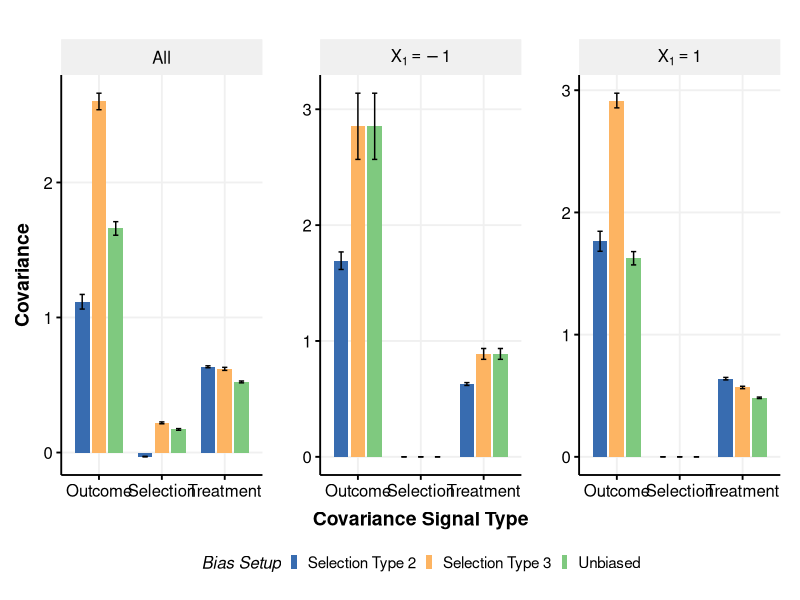
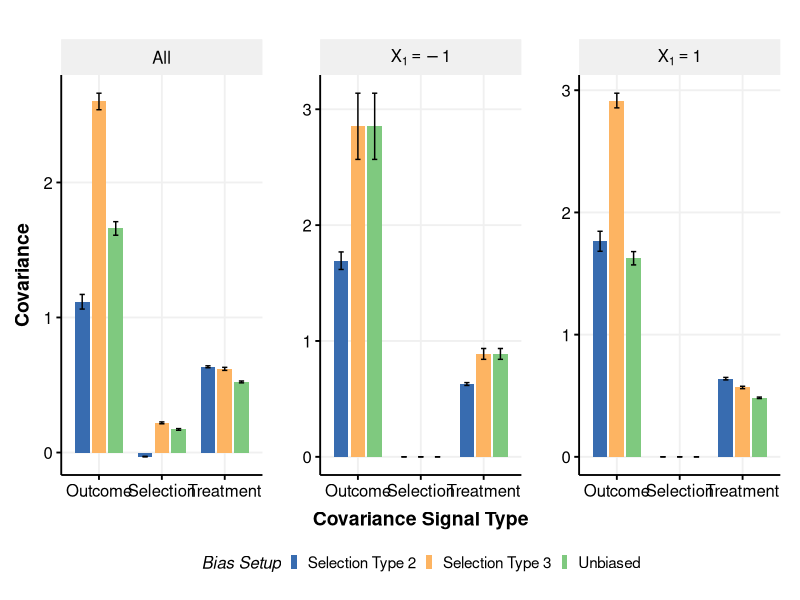

Generate these figures, in order, with R:
# Load necessary libraries
library(ggplot2)
library(dplyr)
library(tidyr)
library(gridExtra)
library(grid)
library(ggthemes)
library(scales)

# Define the custom theme and scale functions
theme_Publication <- function(base_size=14, base_family="sans") {
  (theme_foundation(base_size=base_size, base_family=base_family)
   + theme(plot.title = element_text(face = "bold",
                                     size = rel(1.2), hjust = 0.5),
           text = element_text(),
           panel.background = element_rect(colour = NA),
           plot.background = element_rect(colour = NA),
           panel.border = element_rect(colour = NA),
           axis.title = element_text(face = "bold",size = rel(1)),
           axis.title.y = element_text(angle=90,vjust =2),
           axis.title.x = element_text(vjust = -0.2),
           axis.text = element_text(), 
           axis.line = element_line(colour="black"),
           axis.ticks = element_line(),
           panel.grid.major = element_line(colour="#f0f0f0"),
           panel.grid.minor = element_blank(),
           legend.key = element_rect(colour = NA),
           legend.position = "bottom",
           legend.direction = "horizontal",
           legend.key.size= unit(0.2, "cm"),
           legend.spacing = unit(0, "cm"),
           legend.title = element_text(face="italic"),
           plot.margin=unit(c(10,5,5,5),"mm"),
           strip.background=element_rect(colour="#f0f0f0",fill="#f0f0f0"),
           strip.text = element_text(face="bold")
      ))
}

scale_fill_Publication <- function(...){
  discrete_scale("fill","Publication",manual_pal(values = c("#386cb0","#fdb462","#7fc97f","#ef3b2c","#662506","#a6cee3","#fb9a99","#984ea3","#ffff33")), ...)
}

scale_colour_Publication <- function(...){
  discrete_scale("colour","Publication",manual_pal(values = c("#386cb0","#fdb462","#7fc97f","#ef3b2c","#662506","#a6cee3","#fb9a99","#984ea3","#ffff33")), ...)
}

# Create a data frame with all results
data <- data.frame(
  bias_setup = rep(c("Unbiased", "Selection Type 2", "Selection Type 3"), each = 9),
  X1 = rep(rep(c("All", "X[1]==1", "X[1]==-1"), each = 3), 3),
  signal = rep(c("Outcome", "Treatment", "Selection"), 9),
  mean = c(
    # Unbiased
    1.6594, 0.5227, 0.1711,  # All
    1.6251, 0.4832, 0.0000,  # X1 = 1
    2.8528, 0.8884, 0.0000,  # X1 = -1
    # Selection Type 1/2
    1.1166, 0.6350, -0.0302, # All
    1.7641, 0.6398, 0.0000,  # X1 = 1
    1.6929, 0.6285, 0.0000,  # X1 = -1
    # Selection Type 3
    2.5998, 0.6195, 0.2197,  # All
    2.9156, 0.5675, 0.0000,  # X1 = 1
    2.8528, 0.8884, 0.0000   # X1 = -1
  ),
  ci = c(
    # Unbiased
    0.0502, 0.0070, 0.0062,  # All
    0.0545, 0.0060, 0.0000,  # X1 = 1
    0.2858, 0.0467, 0.0000,  # X1 = -1
    # Selection Type 1/2
    0.0542, 0.0071, 0.0017,  # All
    0.0818, 0.0103, 0.0000,  # X1 = 1
    0.0758, 0.0123, 0.0000,  # X1 = -1
    # Selection Type 3
    0.0612, 0.0112, 0.0067,  # All
    0.0601, 0.0098, 0.0000,  # X1 = 1
    0.2858, 0.0467, 0.0000   # X1 = -1
  )
)

# Calculate confidence interval bounds directly
data$ci_lower <- data$mean - data$ci
data$ci_upper <- data$mean + data$ci

# Create the plot with modified aesthetics
p <- ggplot(data, aes(x = signal, y = mean, fill = bias_setup)) +
  geom_bar(stat = "identity", position = position_dodge(width = 0.8), width = 0.7) +
  geom_errorbar(aes(ymin = ci_lower, ymax = ci_upper),
                position = position_dodge(width = 0.8),
                width = 0.25) +
  facet_wrap(~X1, scales = "free_y", labeller=label_parsed) +
  labs(x = "Covariance Signal Type",
       y = "Covariance",
       fill = "Bias Setup") +
  theme_Publication() +
  theme(
    axis.text = element_text(size = 12),
    axis.title = element_text(size = 14, face = "bold"),
    legend.title = element_text(size = 12),
    legend.text = element_text(size = 11),
    strip.text = element_text(size = 12, face = "bold"),
    panel.spacing = unit(2, "lines")
  ) +
  scale_fill_Publication()

# Print the plot
print(p)

# Save the plot
ggsave("covariance_results.png", p, width = 12, height = 6, dpi = 300)
